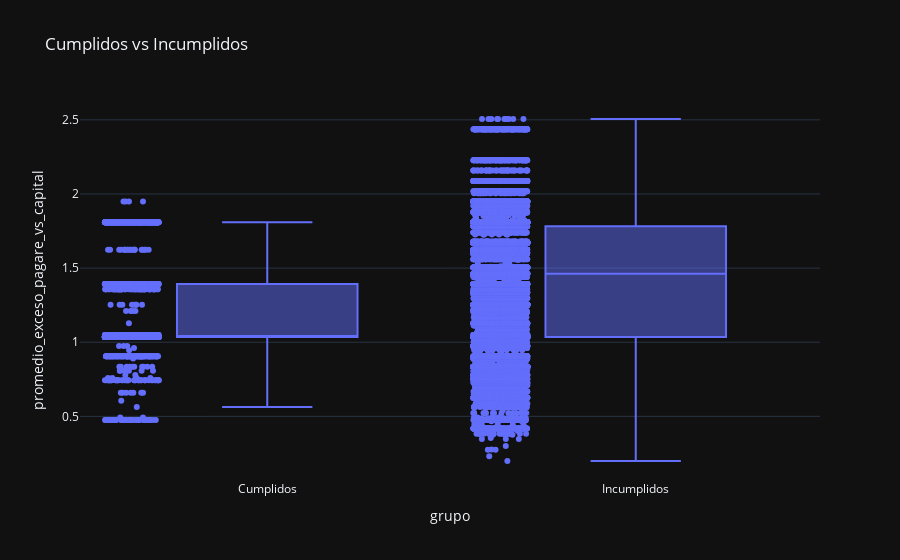

Notebook code for this chart:
### Code cell
print("Cumplidos:", df_cumplidos.shape)
print("Incumplidos:", df_incumplidos.shape)

if not df_cumplidos.empty and not df_incumplidos.empty:
    df_cumplidos["grupo"] = "Cumplidos"
    df_incumplidos["grupo"] = "Incumplidos"
    df_comparacion = pd.concat([df_cumplidos, df_incumplidos])

    fig = px.box(
        df_comparacion,
        x="grupo",
        y="promedio_exceso_pagare_vs_capital",
        points="all",
        title="Cumplidos vs Incumplidos",
        template="plotly_dark"
    )
    fig.show()
else:
    print("Uno de los grupos está vacío. Ajusta los umbrales.")

### Figure 1 — Plotly figure (JSON) as saved in the notebook; plotly's stock layout.template omitted (floating-point values rounded to 4 significant figures; data arrays with more than 128 entries replaced by an {"elided": "..."} marker saying what was removed)
{"data": [{"alignmentgroup": "True", "boxpoints": "all", "hovertemplate": "grupo=%{x}<br>promedio_exceso_pagare_vs_capital=%{y}<extra></extra>", "legendgroup": "", "marker": {"color": "#636efa"}, "name": "", "notched": false, "offsetgroup": "", "orientation": "v", "showlegend": false, "type": "box", "x": {"elided": "51251 str values"}, "x0": " ", "xaxis": "x", "y": {"elided": "51251 float values"}, "y0": " ", "yaxis": "y"}], "layout": {"boxmode": "group", "legend": {"tracegroupgap": 0}, "title": {"text": "Cumplidos vs Incumplidos"}, "xaxis": {"anchor": "y", "domain": [0, 1], "title": {"text": "grupo"}}, "yaxis": {"anchor": "x", "domain": [0, 1], "title": {"text": "promedio_exceso_pagare_vs_capital"}}}}
